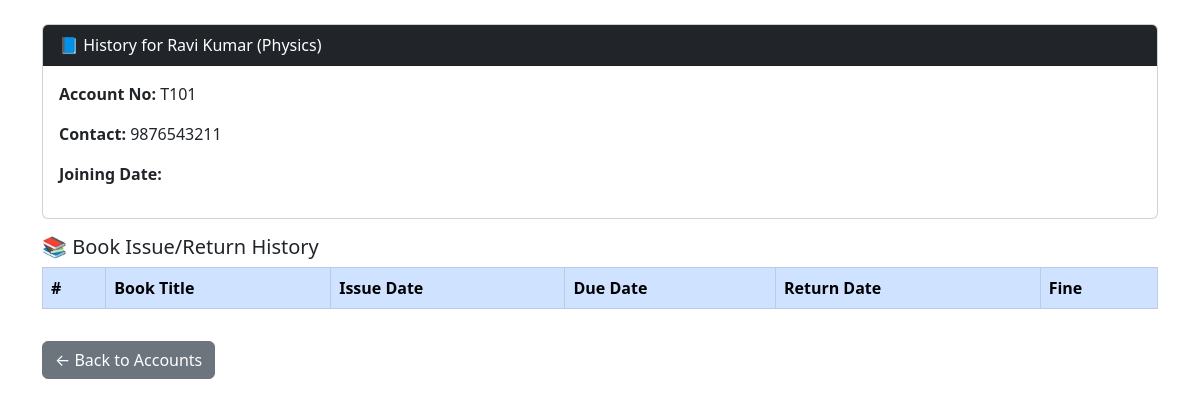
/teacher_history/T101, run on the app's committed database.
### tables this page shows
CREATE TABLE teachers (
    id INTEGER PRIMARY KEY AUTOINCREMENT,
    account_no TEXT UNIQUE,
    name TEXT,
    subject TEXT,
    contact TEXT,
    created_at TEXT
);

### app.py (the view)
@app.route("/teacher_history/<account_no>")
def teacher_history(account_no):
    conn = sqlite3.connect(DB_PATH)
    conn.row_factory = sqlite3.Row
    cur = conn.cursor()
    try:
        cur.execute("SELECT * FROM teachers WHERE account_no = ?", (account_no,))
        teacher = cur.fetchone()
        cur.execute("""
            SELECT b.title, i.issue_date, i.due_date, r.return_date, r.fine_collected
            FROM issues i
            LEFT JOIN books b ON i.book_id = b.book_id
            LEFT JOIN returns r ON i.issue_id = r.issue_id
            WHERE i.account_no = ? AND i.user_type = 'teacher'
            ORDER BY i.issue_date DESC
        """, (account_no,))
        history = cur.fetchall()
    except Exception as e:
        print("❌ Error loading teacher history:", e)
        teacher = None
        history = []
    conn.close()
    return render_template("teacher_history.html", teacher=teacher, history=history)

### templates/teacher_history.html (shortened to what this page needs)
<!DOCTYPE html>
<html>
<head>
    <link rel="stylesheet" href="{{ url_for('static', filename='css/style.css') }}">
    <link href="https://cdn.jsdelivr.net/npm/bootstrap@5.3.0/dist/css/bootstrap.min.css" rel="stylesheet">
</head>
<body>
    <div class="container mt-4">
        {% if teacher %}
        <div class="card mb-3">
            <div class="card-header bg-dark text-white">
                📘 History for {{ teacher.name }} ({{ teacher.subject }})
            </div>
            <div class="card-body">
                <p><strong>Account No:</strong> {{ teacher.account_no }}</p>
                <p><strong>Contact:</strong> {{ teacher.contact }}</p>
                <p><strong>Joining Date:</strong> {{ teacher.joining_date }}</p>
            </div>
        </div>
        <h5>📚 Book Issue/Return History</h5>
        <table class="table table-bordered table-striped">
            <thead class="table-primary">
                <tr>
                    <th>#</th>
                    <th>Book Title</th>
                    <th>Issue Date</th>
                    <th>Due Date</th>
                    <th>Return Date</th>
                    <th>Fine</th>
                </tr>
            </thead>
        </table>
        {% else %}
        <div class="alert alert-danger">
            ❌ Teacher not found or no history available.
        </div>
        {% endif %}
        <a href="/accounts" class="btn btn-secondary mt-3">← Back to Accounts</a>
    </div>
</body>
</html>

### data on the page
teachers: name "Ravi Kumar", subject "Physics", account_no "T101", contact "9876543211"
